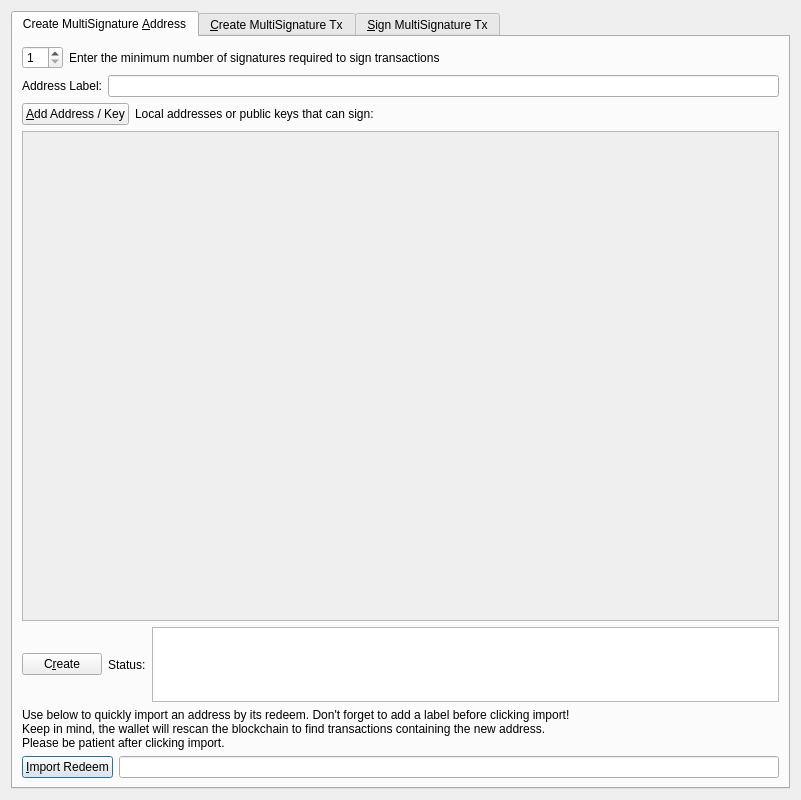
<?xml version="1.0" encoding="UTF-8"?>
<ui version="4.0">
 <class>MultisigDialog</class>
 <widget class="QDialog" name="MultisigDialog">
  <property name="geometry">
   <rect>
    <x>0</x>
    <y>0</y>
    <width>801</width>
    <height>800</height>
   </rect>
  </property>
  <property name="windowTitle">
   <string>Multisignature Address Interactions</string>
  </property>
  <layout class="QVBoxLayout" name="verticalLayout_8">
   <item>
    <widget class="QTabWidget" name="multisigTabWidget">
     <property name="styleSheet">
      <string notr="true">QScrollArea{border: 1px solid #22487A;}
QFrame{background-color:#f2f0f0;}
QLabel{background-color:#ffffff;}
QFrame &gt; QLabel{background-color:#f2f0f0;}</string>
     </property>
     <property name="currentIndex">
      <number>0</number>
     </property>
     <widget class="QWidget" name="addMultisigTab">
      <property name="sizePolicy">
       <sizepolicy hsizetype="Minimum" vsizetype="Minimum">
        <horstretch>0</horstretch>
        <verstretch>0</verstretch>
       </sizepolicy>
      </property>
      <attribute name="title">
       <string>Create MultiSignature &amp;Address</string>
      </attribute>
      <layout class="QVBoxLayout" name="verticalLayout">
       <item>
        <layout class="QHBoxLayout" name="enterMLayout">
         <item>
          <widget class="QSpinBox" name="enterMSpinbox">
           <property name="sizePolicy">
            <sizepolicy hsizetype="Fixed" vsizetype="Fixed">
             <horstretch>0</horstretch>
             <verstretch>0</verstretch>
            </sizepolicy>
           </property>
           <property name="toolTip">
            <string>How many people must sign to verify a transaction</string>
           </property>
           <property name="minimum">
            <number>1</number>
           </property>
           <property name="maximum">
            <number>16</number>
           </property>
           <property name="value">
            <number>1</number>
           </property>
          </widget>
         </item>
         <item>
          <widget class="QLabel" name="enterMLabel">
           <property name="text">
            <string>Enter the minimum number of signatures required to sign transactions</string>
           </property>
          </widget>
         </item>
        </layout>
       </item>
       <item>
        <layout class="QHBoxLayout" name="addressLabelLayout">
         <item>
          <widget class="QLabel" name="addressLableLabel">
           <property name="text">
            <string>Address Label:</string>
           </property>
          </widget>
         </item>
         <item>
          <widget class="QLineEdit" name="multisigAddressLabel"/>
         </item>
        </layout>
       </item>
       <item>
        <layout class="QHBoxLayout" name="addAddressLayout">
         <item>
          <widget class="QPushButton" name="addAddressButton">
           <property name="toolTip">
            <string>Add another address that could sign to verify a transaction from the multisig address.</string>
           </property>
           <property name="text">
            <string>&amp;Add Address / Key</string>
           </property>
           <property name="icon">
            <iconset resource="../bws.qrc">
             <normaloff>:/icons/add</normaloff>:/icons/add</iconset>
           </property>
           <property name="autoDefault">
            <bool>false</bool>
           </property>
          </widget>
         </item>
         <item>
          <widget class="QLabel" name="addAddressLabel">
           <property name="sizePolicy">
            <sizepolicy hsizetype="Preferred" vsizetype="Fixed">
             <horstretch>0</horstretch>
             <verstretch>0</verstretch>
            </sizepolicy>
           </property>
           <property name="text">
            <string>Local addresses or public keys that can sign:</string>
           </property>
          </widget>
         </item>
         <item>
          <spacer name="addAddressSpacer_2">
           <property name="orientation">
            <enum>Qt::Horizontal</enum>
           </property>
           <property name="sizeHint" stdset="0">
            <size>
             <width>40</width>
             <height>10</height>
            </size>
           </property>
          </spacer>
         </item>
        </layout>
       </item>
       <item>
        <widget class="QScrollArea" name="addAddressScrollArea">
         <property name="sizePolicy">
          <sizepolicy hsizetype="Preferred" vsizetype="Expanding">
           <horstretch>0</horstretch>
           <verstretch>0</verstretch>
          </sizepolicy>
         </property>
         <property name="widgetResizable">
          <bool>true</bool>
         </property>
         <widget class="QWidget" name="addAddressWidget">
          <property name="geometry">
           <rect>
            <x>0</x>
            <y>0</y>
            <width>729</width>
            <height>410</height>
           </rect>
          </property>
          <layout class="QVBoxLayout" name="verticalLayout_5">
           <item>
            <layout class="QVBoxLayout" name="addressList"/>
           </item>
           <item>
            <spacer name="verticalSpacer">
             <property name="orientation">
              <enum>Qt::Vertical</enum>
             </property>
             <property name="sizeHint" stdset="0">
              <size>
               <width>20</width>
               <height>40</height>
              </size>
             </property>
            </spacer>
           </item>
          </layout>
         </widget>
        </widget>
       </item>
       <item>
        <layout class="QHBoxLayout" name="addMultisigLayout">
         <item>
          <widget class="QPushButton" name="addMultisigButton">
           <property name="sizePolicy">
            <sizepolicy hsizetype="Preferred" vsizetype="Fixed">
             <horstretch>0</horstretch>
             <verstretch>0</verstretch>
            </sizepolicy>
           </property>
           <property name="toolTip">
            <string>Create a new multisig address</string>
           </property>
           <property name="toolTipDuration">
            <number>-3</number>
           </property>
           <property name="text">
            <string>C&amp;reate</string>
           </property>
           <property name="icon">
            <iconset resource="../bws.qrc">
             <normaloff>:/icons/filesave</normaloff>:/icons/filesave</iconset>
           </property>
           <property name="autoDefault">
            <bool>false</bool>
           </property>
          </widget>
         </item>
         <item>
          <widget class="QLabel" name="label">
           <property name="text">
            <string>Status:</string>
           </property>
          </widget>
         </item>
         <item>
          <widget class="QTextEdit" name="addMultisigStatus">
           <property name="sizePolicy">
            <sizepolicy hsizetype="Expanding" vsizetype="Fixed">
             <horstretch>0</horstretch>
             <verstretch>0</verstretch>
            </sizepolicy>
           </property>
           <property name="maximumSize">
            <size>
             <width>16777215</width>
             <height>75</height>
            </size>
           </property>
           <property name="readOnly">
            <bool>true</bool>
           </property>
           <property name="textInteractionFlags">
            <set>Qt::TextSelectableByKeyboard|Qt::TextSelectableByMouse</set>
           </property>
          </widget>
         </item>
        </layout>
       </item>
       <item>
        <widget class="QLabel" name="label_2">
         <property name="sizePolicy">
          <sizepolicy hsizetype="Preferred" vsizetype="Preferred">
           <horstretch>0</horstretch>
           <verstretch>0</verstretch>
          </sizepolicy>
         </property>
         <property name="text">
          <string>Use below to quickly import an address by its redeem. Don't forget to add a label before clicking import!
Keep in mind, the wallet will rescan the blockchain to find transactions containing the new address.
Please be patient after clicking import.</string>
         </property>
         <property name="scaledContents">
          <bool>false</bool>
         </property>
         <property name="wordWrap">
          <bool>true</bool>
         </property>
        </widget>
       </item>
       <item>
        <layout class="QHBoxLayout" name="importLayout">
         <item>
          <widget class="QPushButton" name="importAddressButton">
           <property name="sizePolicy">
            <sizepolicy hsizetype="Fixed" vsizetype="Fixed">
             <horstretch>0</horstretch>
             <verstretch>0</verstretch>
            </sizepolicy>
           </property>
           <property name="text">
            <string>&amp;Import Redeem</string>
           </property>
           <property name="icon">
            <iconset resource="../bws.qrc">
             <normaloff>:/icons/receiving_addresses</normaloff>:/icons/receiving_addresses</iconset>
           </property>
          </widget>
         </item>
         <item>
          <widget class="QLineEdit" name="importRedeem">
           <property name="sizePolicy">
            <sizepolicy hsizetype="Preferred" vsizetype="Fixed">
             <horstretch>0</horstretch>
             <verstretch>0</verstretch>
            </sizepolicy>
           </property>
          </widget>
         </item>
        </layout>
       </item>
      </layout>
     </widget>
     <widget class="QWidget" name="createTransactionTab">
      <attribute name="title">
       <string>&amp;Create MultiSignature Tx</string>
      </attribute>
      <layout class="QVBoxLayout" name="verticalLayout_3">
       <item>
        <layout class="QHBoxLayout" name="horizontalLayout_2">
         <item>
          <layout class="QVBoxLayout" name="createTxLayout">
           <item>
            <layout class="QHBoxLayout" name="addTxInputLayout">
             <item>
              <widget class="QLabel" name="addTxInputLabel">
               <property name="sizePolicy">
                <sizepolicy hsizetype="Fixed" vsizetype="Preferred">
                 <horstretch>0</horstretch>
                 <verstretch>0</verstretch>
                </sizepolicy>
               </property>
               <property name="text">
                <string>Inputs:</string>
               </property>
              </widget>
             </item>
             <item>
              <widget class="QPushButton" name="pushButtonCoinControl">
               <property name="sizePolicy">
                <sizepolicy hsizetype="Preferred" vsizetype="Fixed">
                 <horstretch>0</horstretch>
                 <verstretch>0</verstretch>
                </sizepolicy>
               </property>
               <property name="text">
                <string>Coin Control</string>
               </property>
              </widget>
             </item>
             <item>
              <layout class="QFormLayout" name="formLayout_2">
               <property name="rightMargin">
                <number>10</number>
               </property>
               <item row="0" column="0">
                <widget class="QLabel" name="labelQuantity">
                 <property name="text">
                  <string>Quantity Selected:</string>
                 </property>
                </widget>
               </item>
               <item row="0" column="1">
                <widget class="QLabel" name="labelQuantity_int">
                 <property name="text">
                  <string>0</string>
                 </property>
                </widget>
               </item>
               <item row="1" column="0">
                <widget class="QLabel" name="labelAmount">
                 <property name="text">
                  <string>Amount:</string>
                 </property>
                </widget>
               </item>
               <item row="1" column="1">
                <widget class="QLabel" name="labelAmount_int">
                 <property name="text">
                  <string>0</string>
                 </property>
                </widget>
               </item>
              </layout>
             </item>
             <item>
              <widget class="QPushButton" name="addInputButton">
               <property name="sizePolicy">
                <sizepolicy hsizetype="Preferred" vsizetype="Fixed">
                 <horstretch>0</horstretch>
                 <verstretch>0</verstretch>
                </sizepolicy>
               </property>
               <property name="toolTip">
                <string>Add an input to fund the outputs</string>
               </property>
               <property name="text">
                <string>Add a Raw Input</string>
               </property>
               <property name="icon">
                <iconset resource="../bws.qrc">
                 <normaloff>:/css/default</normaloff>:/css/default</iconset>
               </property>
              </widget>
             </item>
            </layout>
           </item>
           <item>
            <widget class="QScrollArea" name="txInputsScrollArea">
             <property name="sizePolicy">
              <sizepolicy hsizetype="Preferred" vsizetype="Expanding">
               <horstretch>0</horstretch>
               <verstretch>0</verstretch>
              </sizepolicy>
             </property>
             <property name="widgetResizable">
              <bool>true</bool>
             </property>
             <widget class="QWidget" name="txInputsWidget">
              <property name="geometry">
               <rect>
                <x>0</x>
                <y>0</y>
                <width>713</width>
                <height>192</height>
               </rect>
              </property>
              <layout class="QVBoxLayout" name="verticalLayout_7">
               <item>
                <layout class="QVBoxLayout" name="inputsList"/>
               </item>
               <item>
                <spacer name="txInputsSpacer">
                 <property name="orientation">
                  <enum>Qt::Vertical</enum>
                 </property>
                 <property name="sizeHint" stdset="0">
                  <size>
                   <width>20</width>
                   <height>40</height>
                  </size>
                 </property>
                </spacer>
               </item>
              </layout>
             </widget>
            </widget>
           </item>
           <item>
            <layout class="QHBoxLayout" name="addDestinationLayout">
             <item>
              <widget class="QLabel" name="addDestinationLabel">
               <property name="text">
                <string>Address / Amount:</string>
               </property>
              </widget>
             </item>
             <item>
              <widget class="QPushButton" name="addDestinationButton">
               <property name="sizePolicy">
                <sizepolicy hsizetype="Fixed" vsizetype="Fixed">
                 <horstretch>0</horstretch>
                 <verstretch>0</verstretch>
                </sizepolicy>
               </property>
               <property name="toolTip">
                <string>Add destinations to send BWS to</string>
               </property>
               <property name="text">
                <string>Add &amp;Destination</string>
               </property>
               <property name="icon">
                <iconset resource="../bws.qrc">
                 <normaloff>:/icons/add</normaloff>:/icons/add</iconset>
               </property>
              </widget>
             </item>
             <item>
              <spacer name="addDestinationHorizontalSpacer">
               <property name="orientation">
                <enum>Qt::Horizontal</enum>
               </property>
               <property name="sizeHint" stdset="0">
                <size>
                 <width>40</width>
                 <height>20</height>
                </size>
               </property>
              </spacer>
             </item>
            </layout>
           </item>
           <item>
            <widget class="QScrollArea" name="destionationsScrollArea">
             <property name="sizePolicy">
              <sizepolicy hsizetype="Expanding" vsizetype="Expanding">
               <horstretch>0</horstretch>
               <verstretch>0</verstretch>
              </sizepolicy>
             </property>
             <property name="widgetResizable">
              <bool>true</bool>
             </property>
             <widget class="QWidget" name="destinationsScrollAreaContents">
              <property name="geometry">
               <rect>
                <x>0</x>
                <y>0</y>
                <width>713</width>
                <height>191</height>
               </rect>
              </property>
              <layout class="QVBoxLayout" name="verticalLayout_11">
               <item>
                <layout class="QVBoxLayout" name="destinationsList"/>
               </item>
               <item>
                <spacer name="destinationsSpacer">
                 <property name="orientation">
                  <enum>Qt::Vertical</enum>
                 </property>
                 <property name="sizeHint" stdset="0">
                  <size>
                   <width>20</width>
                   <height>20</height>
                  </size>
                 </property>
                </spacer>
               </item>
              </layout>
             </widget>
            </widget>
           </item>
           <item>
            <layout class="QHBoxLayout" name="horizontalLayout_4">
             <item>
              <widget class="QPushButton" name="createButton">
               <property name="sizePolicy">
                <sizepolicy hsizetype="Fixed" vsizetype="Fixed">
                 <horstretch>0</horstretch>
                 <verstretch>0</verstretch>
                </sizepolicy>
               </property>
               <property name="minimumSize">
                <size>
                 <width>150</width>
                 <height>0</height>
                </size>
               </property>
               <property name="toolTip">
                <string>Create a transaction object using the given inputs to the given outputs</string>
               </property>
               <property name="text">
                <string>Cr&amp;eate</string>
               </property>
               <property name="icon">
                <iconset resource="../bws.qrc">
                 <normaloff>:/icons/export</normaloff>:/icons/export</iconset>
               </property>
               <property name="autoDefault">
                <bool>false</bool>
               </property>
               <property name="default">
                <bool>true</bool>
               </property>
              </widget>
             </item>
             <item>
              <widget class="QLabel" name="createButtonLabel">
               <property name="sizePolicy">
                <sizepolicy hsizetype="Fixed" vsizetype="Preferred">
                 <horstretch>0</horstretch>
                 <verstretch>0</verstretch>
                </sizepolicy>
               </property>
               <property name="text">
                <string>Status:</string>
               </property>
               <property name="alignment">
                <set>Qt::AlignRight|Qt::AlignTrailing|Qt::AlignVCenter</set>
               </property>
              </widget>
             </item>
             <item>
              <widget class="QTextEdit" name="createButtonStatus">
               <property name="sizePolicy">
                <sizepolicy hsizetype="Expanding" vsizetype="Minimum">
                 <horstretch>0</horstretch>
                 <verstretch>0</verstretch>
                </sizepolicy>
               </property>
               <property name="maximumSize">
                <size>
                 <width>16777215</width>
                 <height>16777215</height>
                </size>
               </property>
               <property name="readOnly">
                <bool>true</bool>
               </property>
               <property name="html">
                <string>&lt;!DOCTYPE HTML PUBLIC &quot;-//W3C//DTD HTML 4.0//EN&quot; &quot;http://www.w3.org/TR/REC-html40/strict.dtd&quot;&gt;
&lt;html&gt;&lt;head&gt;&lt;meta name=&quot;qrichtext&quot; content=&quot;1&quot; /&gt;&lt;style type=&quot;text/css&quot;&gt;
p, li { white-space: pre-wrap; }
&lt;/style&gt;&lt;/head&gt;&lt;body style=&quot; font-family:'.SF NS Text'; font-size:13pt; font-weight:400; font-style:normal;&quot;&gt;
&lt;p style=&quot;-qt-paragraph-type:empty; margin-top:0px; margin-bottom:0px; margin-left:0px; margin-right:0px; -qt-block-indent:0; text-indent:0px; font-family:'Noto Sans'; font-size:9pt;&quot;&gt;&lt;br /&gt;&lt;/p&gt;&lt;/body&gt;&lt;/html&gt;</string>
               </property>
              </widget>
             </item>
            </layout>
           </item>
          </layout>
         </item>
         <item>
          <layout class="QHBoxLayout" name="horizontalLayout_3"/>
         </item>
        </layout>
       </item>
      </layout>
     </widget>
     <widget class="QWidget" name="signMultisigTransaction">
      <property name="styleSheet">
       <string notr="true">txScrollArea:{
	border: 1px solid #22487A;
}
keyScrollArea:{
	border: 1px solid #22487A;
}
txScrollArea:{
	border: 1px solid #22487A;
}</string>
      </property>
      <attribute name="title">
       <string>&amp;Sign MultiSignature Tx</string>
      </attribute>
      <layout class="QVBoxLayout" name="verticalLayout_4">
       <item>
        <layout class="QHBoxLayout" name="transactionHexLayout">
         <item>
          <widget class="QLabel" name="transactionHexLabel">
           <property name="text">
            <string>Transaction Hex:</string>
           </property>
          </widget>
         </item>
         <item>
          <widget class="QLineEdit" name="transactionHex">
           <property name="toolTip">
            <string/>
           </property>
          </widget>
         </item>
        </layout>
       </item>
       <item>
        <layout class="QHBoxLayout" name="horizontalLayout">
         <item>
          <layout class="QVBoxLayout" name="verticalLayout_2">
           <item>
            <layout class="QHBoxLayout" name="horizontalLayout_7">
             <item>
              <widget class="QPushButton" name="signButton">
               <property name="sizePolicy">
                <sizepolicy hsizetype="Preferred" vsizetype="Fixed">
                 <horstretch>0</horstretch>
                 <verstretch>0</verstretch>
                </sizepolicy>
               </property>
               <property name="minimumSize">
                <size>
                 <width>150</width>
                 <height>0</height>
                </size>
               </property>
               <property name="toolTip">
                <string>Sign the transaction from this wallet or from provided private keys</string>
               </property>
               <property name="text">
                <string>S&amp;ign</string>
               </property>
               <property name="icon">
                <iconset resource="../bws.qrc">
                 <normaloff>:/icons/edit</normaloff>:/icons/edit</iconset>
               </property>
               <property name="autoDefault">
                <bool>false</bool>
               </property>
               <property name="default">
                <bool>true</bool>
               </property>
              </widget>
             </item>
             <item>
              <widget class="QPushButton" name="commitButton">
               <property name="enabled">
                <bool>false</bool>
               </property>
               <property name="sizePolicy">
                <sizepolicy hsizetype="Preferred" vsizetype="Fixed">
                 <horstretch>0</horstretch>
                 <verstretch>0</verstretch>
                </sizepolicy>
               </property>
               <property name="toolTip">
                <string>&lt;html&gt;&lt;head/&gt;&lt;body&gt;&lt;p&gt;DISABLED until transaction has been signed enough times.&lt;/p&gt;&lt;/body&gt;&lt;/html&gt;</string>
               </property>
               <property name="autoFillBackground">
                <bool>false</bool>
               </property>
               <property name="text">
                <string>Co&amp;mmit</string>
               </property>
               <property name="icon">
                <iconset resource="../bws.qrc">
                 <normaloff>:/icons/send</normaloff>:/icons/send</iconset>
               </property>
               <property name="autoDefault">
                <bool>true</bool>
               </property>
              </widget>
             </item>
             <item>
              <layout class="QHBoxLayout" name="addPrivKeyLayout">
               <item>
                <widget class="QPushButton" name="addPrivKeyButton">
                 <property name="sizePolicy">
                  <sizepolicy hsizetype="Fixed" vsizetype="Fixed">
                   <horstretch>0</horstretch>
                   <verstretch>0</verstretch>
                  </sizepolicy>
                 </property>
                 <property name="toolTip">
                  <string>Add private keys to sign the transaction with</string>
                 </property>
                 <property name="text">
                  <string>Add Private &amp;Key</string>
                 </property>
                 <property name="icon">
                  <iconset resource="../bws.qrc">
                   <normaloff>:/icons/add</normaloff>:/icons/add</iconset>
                 </property>
                </widget>
               </item>
               <item>
                <widget class="QLabel" name="addPrivKeyLabel">
                 <property name="text">
                  <string>Sign with only private keys (Not Recommened)</string>
                 </property>
                </widget>
               </item>
              </layout>
             </item>
            </layout>
           </item>
           <item>
            <layout class="QHBoxLayout" name="horizontalLayout_5">
             <item>
              <widget class="QLabel" name="signButtonStatusLabel">
               <property name="text">
                <string>Status:</string>
               </property>
              </widget>
             </item>
             <item>
              <widget class="QTextEdit" name="signButtonStatus">
               <property name="sizePolicy">
                <sizepolicy hsizetype="Expanding" vsizetype="Preferred">
                 <horstretch>0</horstretch>
                 <verstretch>0</verstretch>
                </sizepolicy>
               </property>
               <property name="maximumSize">
                <size>
                 <width>16777215</width>
                 <height>16777215</height>
                </size>
               </property>
               <property name="verticalScrollBarPolicy">
                <enum>Qt::ScrollBarAsNeeded</enum>
               </property>
               <property name="readOnly">
                <bool>true</bool>
               </property>
               <property name="textInteractionFlags">
                <set>Qt::TextSelectableByKeyboard|Qt::TextSelectableByMouse</set>
               </property>
              </widget>
             </item>
            </layout>
           </item>
           <item>
            <widget class="QScrollArea" name="keyScrollArea">
             <property name="sizePolicy">
              <sizepolicy hsizetype="Expanding" vsizetype="Expanding">
               <horstretch>0</horstretch>
               <verstretch>0</verstretch>
              </sizepolicy>
             </property>
             <property name="widgetResizable">
              <bool>true</bool>
             </property>
             <widget class="QWidget" name="keyScrollAreaContents">
              <property name="geometry">
               <rect>
                <x>0</x>
                <y>0</y>
                <width>725</width>
                <height>76</height>
               </rect>
              </property>
              <layout class="QVBoxLayout" name="verticalLayout_9">
               <item>
                <layout class="QVBoxLayout" name="keyList"/>
               </item>
               <item>
                <spacer name="keySpacer">
                 <property name="orientation">
                  <enum>Qt::Vertical</enum>
                 </property>
                 <property name="sizeHint" stdset="0">
                  <size>
                   <width>20</width>
                   <height>40</height>
                  </size>
                 </property>
                </spacer>
               </item>
              </layout>
             </widget>
            </widget>
           </item>
          </layout>
         </item>
        </layout>
       </item>
       <item>
        <spacer name="verticalSpacer_2">
         <property name="orientation">
          <enum>Qt::Vertical</enum>
         </property>
         <property name="sizeHint" stdset="0">
          <size>
           <width>20</width>
           <height>40</height>
          </size>
         </property>
        </spacer>
       </item>
      </layout>
     </widget>
    </widget>
   </item>
  </layout>
 </widget>
 <resources>
  <include location="../bws.qrc"/>
 </resources>
 <connections/>
</ui>
